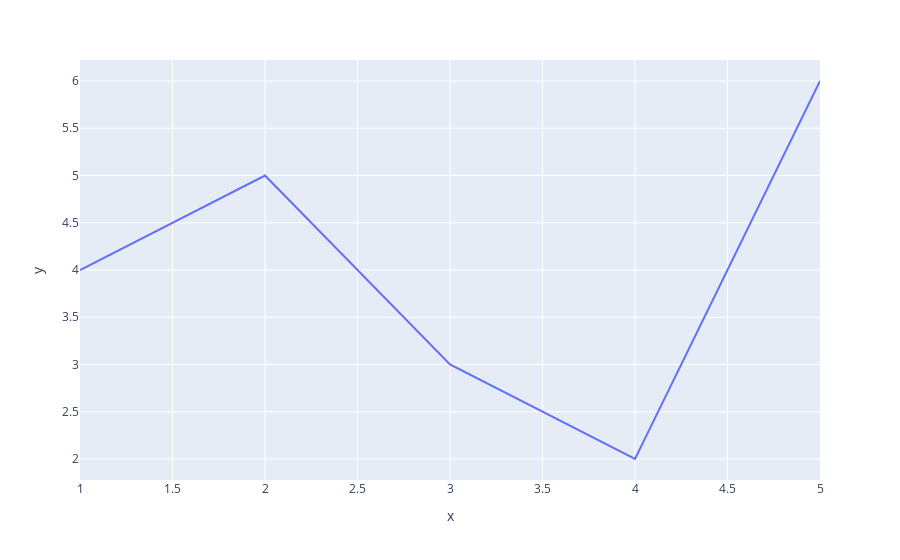

The notebook cell this image was saved under:
### Markdown cell above
Figures are trees where the root node has the main layer attributes: data, layout, and frames.

### Code cell
# showing the plot
fig_ln.show()

### Figure 1 — Plotly figure (JSON) as saved in the notebook; plotly's stock layout.template omitted (floating-point values rounded to 4 significant figures)
{"data": [{"hovertemplate": "x=%{x}<br>y=%{y}<extra></extra>", "legendgroup": "", "line": {"color": "#636efa", "dash": "solid"}, "marker": {"symbol": "circle"}, "mode": "lines", "name": "", "orientation": "v", "showlegend": false, "type": "scatter", "x": [1, 2, 3, 4, 5], "xaxis": "x", "y": [4, 5, 3, 2, 6], "yaxis": "y"}], "layout": {"legend": {"tracegroupgap": 0}, "margin": {"t": 60}, "xaxis": {"anchor": "y", "domain": [0, 1], "title": {"text": "x"}}, "yaxis": {"anchor": "x", "domain": [0, 1], "title": {"text": "y"}}}}
